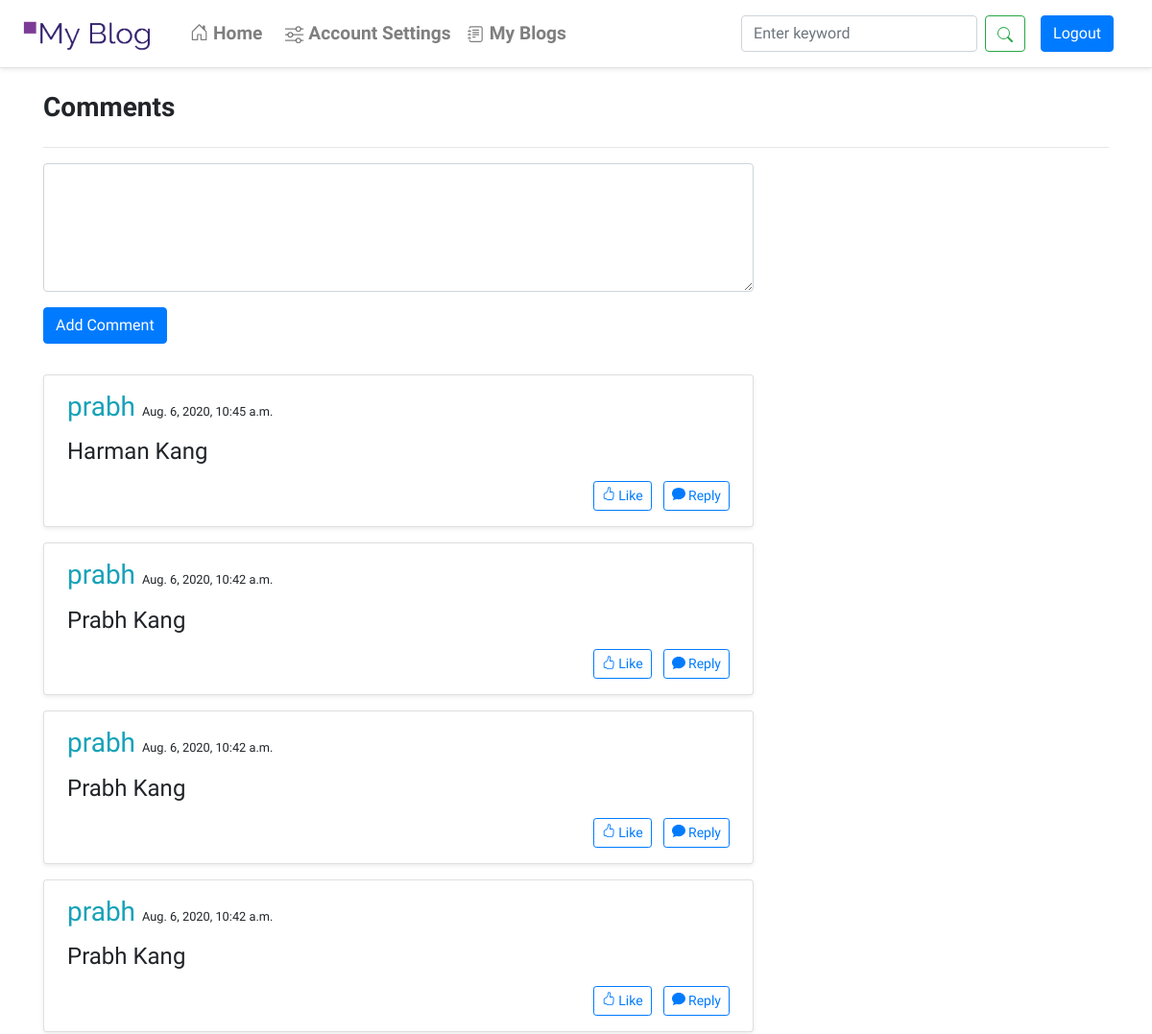
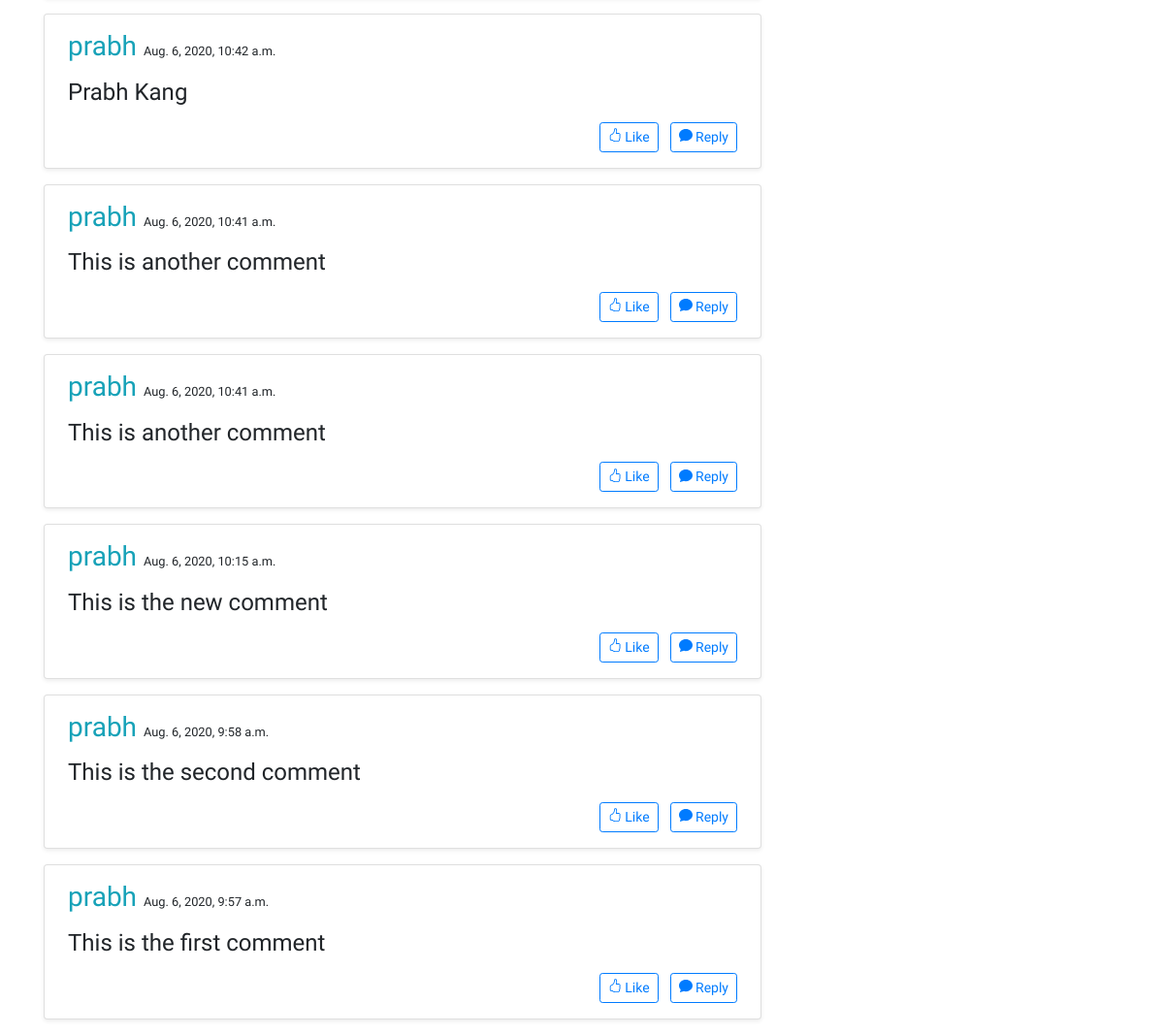
/ajaxx/ (signed in), run on the app's committed database (2 pictures, top to bottom).
### blogapp/models.py (models this page shows, shortened)
class Comment(models.Model):
	post 				= models.ForeignKey(BlogPost, on_delete=models.CASCADE)
	author				= models.ForeignKey(settings.AUTH_USER_MODEL, on_delete=models.CASCADE)
	comment 			= models.TextField(max_length=500, null=False, blank=False)
	date_posted 		= models.DateTimeField(auto_now_add=True, verbose_name='date posted')

### account/models.py (models this page shows, shortened)
class Account(AbstractBaseUser):
	email					= models.EmailField(verbose_name="email", max_length=100, unique=True)
	username				= models.CharField(max_length=30, unique=True)
	date_joined 			= models.DateTimeField(verbose_name='date joined', auto_now_add=True)
	last_login				= models.DateTimeField(verbose_name='last login', auto_now=True)
	is_admin				= models.BooleanField(default=False)
	is_staff				= models.BooleanField(default=False)
	is_active				= models.BooleanField(default=True)
	is_superuser			= models.BooleanField(default=False)
	profile_pic				= models.ImageField(default='default-prof-pic.jpg', upload_to=upload_location, blank=True)
	first_name				= models.CharField(verbose_name="first name", max_length=15, null=False, blank=False)
	last_name				= models.CharField(verbose_name="last name", max_length=15, null=False, blank=False)
	USERNAME_FIELD = "email"
	REQUIRED_FIELDS = ["username"]
	objects = MyAccountManager()
	def __str__(self):
		return self.username

### blogapp/views.py (the view, shortened to what this page needs)
# urls.py: path('ajaxx/', views.ajaxcomments, name='testcommentpage'),
def ajaxcomments(request):
	verbal = Comment.objects.all()
	author = Account.objects.get(pk=1)
	post = BlogPost.objects.get(pk=10)
	context = {
	'comments':verbal,
	}
	return render(request, 'blogapp/ajaxcomments.html', context)

### templates/blogapp/ajaxcomments.html (shortened to what this page needs)
{% extends 'blogapp/base.html' %}
{% block body %}
	<div class="container">
		<h3 class="font-weight-bold my-4">Comments</h3>
		<hr>
		<form action="" method="POST" id="myForm"> {% csrf_token %}
			<textarea name="content" id="contents" class="form-control mb-s2 col-md-8" rows="5"></textarea>
			<input type="submit" value="Add Comment" id="inputBtn" class="btn btn-primary mt-3 mb-4">
		</form>
	</div>
	<div class="container" id="container">
		{% for comment in comments|dictsortreversed:"date_posted" %}
		<div class="card col-md-8 mt-2 mb-3 bg-white pt-3 px-4 shadow-sm">
			<p>
				<a href="#" class="h3 text-info">
					{{comment.author}}
				</a>
				<small>{{comment.date_posted}}
				</small>
			</p>
			<p class="h4">
				{{comment.comment}}
				<p class="h6 mt-2 mb-0 text-right"><a href="#" class="btn btn-sm btn-outline-primary mr-2"> Like</a>
				<a href="#" class="btn btn-sm btn-outline-primary"> Reply</a></p>
			</p>
		</div>
		{% endfor %}
	</div>
{% endblock %}

### templates/blogapp/base.html (style rules this page uses)
* { font-family: 'Averia Gruesa Libre', 'cursive'; }

### data on the page
Comment: author "prabh", date_posted "Aug. 6, 2020, 10:45 a.m.", comment "Harman Kang"
Comment: author "prabh", date_posted "Aug. 6, 2020, 10:42 a.m.", comment "Prabh Kang"
Comment: author "prabh", date_posted "Aug. 6, 2020, 10:42 a.m.", comment "Prabh Kang"
Comment: author "prabh", date_posted "Aug. 6, 2020, 10:42 a.m.", comment "Prabh Kang"
Comment: author "prabh", date_posted "Aug. 6, 2020, 10:42 a.m.", comment "Prabh Kang"
Comment: author "prabh", date_posted "Aug. 6, 2020, 10:41 a.m.", comment "This is another comment"
Comment: author "prabh", date_posted "Aug. 6, 2020, 10:41 a.m.", comment "This is another comment"
Comment: author "prabh", date_posted "Aug. 6, 2020, 10:15 a.m.", comment "This is the new comment"
Comment: author "prabh", date_posted "Aug. 6, 2020, 9:58 a.m.", comment "This is the second comment"
Comment: author "prabh", date_posted "Aug. 6, 2020, 9:57 a.m.", comment "This is the first comment"
